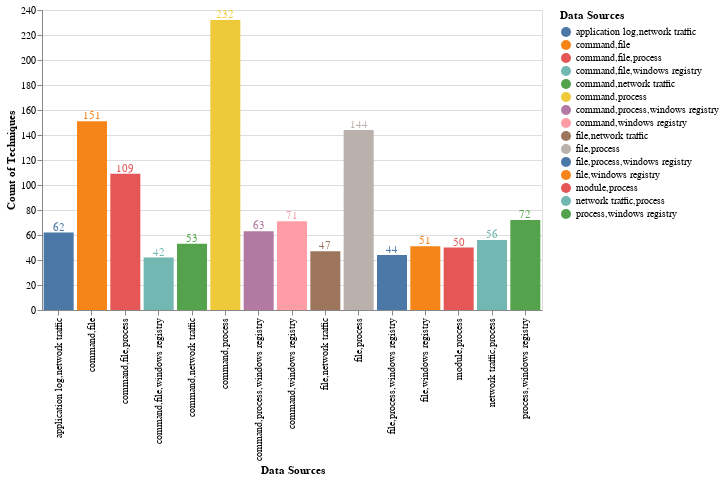

Notebook source saved alongside this figure:
### Code cell
subsets_graph_2 = pandas.DataFrame({
    'Data Sources': list(subsets_graph.index),
    'Count of Techniques': subsets_graph['subsets_count'].tolist()})

bars = alt.Chart(subsets_graph_2).mark_bar().encode(x ='Data Sources', y ='Count of Techniques', color='Data Sources').properties(width=500)
text = bars.mark_text(align='center',baseline='middle',dx= 0,dy=-5).encode(text='Count of Techniques')
bars + text

### Figure 1 — Vega-Lite specification as saved in the notebook (floating-point values rounded to 4 significant figures)
{"config": {"view": {"continuousWidth": 300, "continuousHeight": 300}}, "layer": [{"mark": {"type": "bar"}, "encoding": {"color": {"field": "Data Sources", "type": "nominal"}, "x": {"field": "Data Sources", "type": "nominal"}, "y": {"field": "Count of Techniques", "type": "quantitative"}}}, {"mark": {"type": "text", "align": "center", "baseline": "middle", "dx": 0, "dy": -5}, "encoding": {"color": {"field": "Data Sources", "type": "nominal"}, "text": {"field": "Count of Techniques", "type": "quantitative"}, "x": {"field": "Data Sources", "type": "nominal"}, "y": {"field": "Count of Techniques", "type": "quantitative"}}}], "data": {"name": "data-95892040a680b5630d15520efe76d944"}, "width": 500, "$schema": "https://vega.github.io/schema/vega-lite/v5.17.0.json", "datasets": {"data-95892040a680b5630d15520efe76d944": [{"Data Sources": "command,process", "Count of Techniques": 232}, {"Data Sources": "command,file", "Count of Techniques": 151}, {"Data Sources": "file,process", "Count of Techniques": 144}, {"Data Sources": "command,file,process", "Count of Techniques": 109}, {"Data Sources": "process,windows registry", "Count of Techniques": 72}, {"Data Sources": "command,windows registry", "Count of Techniques": 71}, {"Data Sources": "command,process,windows registry", "Count of Techniques": 63}, {"Data Sources": "application log,network traffic", "Count of Techniques": 62}, {"Data Sources": "network traffic,process", "Count of Techniques": 56}, {"Data Sources": "command,network traffic", "Count of Techniques": 53}, {"Data Sources": "file,windows registry", "Count of Techniques": 51}, {"Data Sources": "module,process", "Count of Techniques": 50}, {"Data Sources": "file,network traffic", "Count of Techniques": 47}, {"Data Sources": "file,process,windows registry", "Count of Techniques": 44}, {"Data Sources": "command,file,windows registry", "Count of Techniques": 42}]}}
